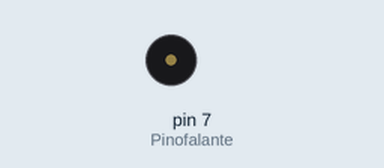
The sketch below on a simulated Arduino Uno, built with avr-gcc and run on an emulated ATmega328P. On the bench: buzzer (waves = sounding).

Above: at 0.1 s.
Timing chart, 0 to 1.6 s (numbered marks = the images above):
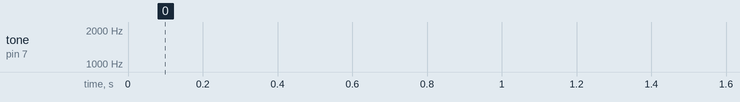

The sketch:

projeto_sirene_policial.ino
```cpp
int tempo = 10;
int frequencia = 0;
int Pinofalante = 7;


void setup() {
  // put your setup code here, to run once:
  pinMode(Pinofalante,OUTPUT);
  //Pino Buzzer
}

void loop() {
  // put your main code here, to run repeatedly:
  for(frequencia = 150;frequencia<1800;frequencia+=1){
    tone(Pinofalante,frequencia,tempo);
    delay(1);
  }for(frequencia=1800; frequencia>150;frequencia-=1){
    tone(Pinofalante,frequencia,tempo);
    delay(1);
  }

}
```
